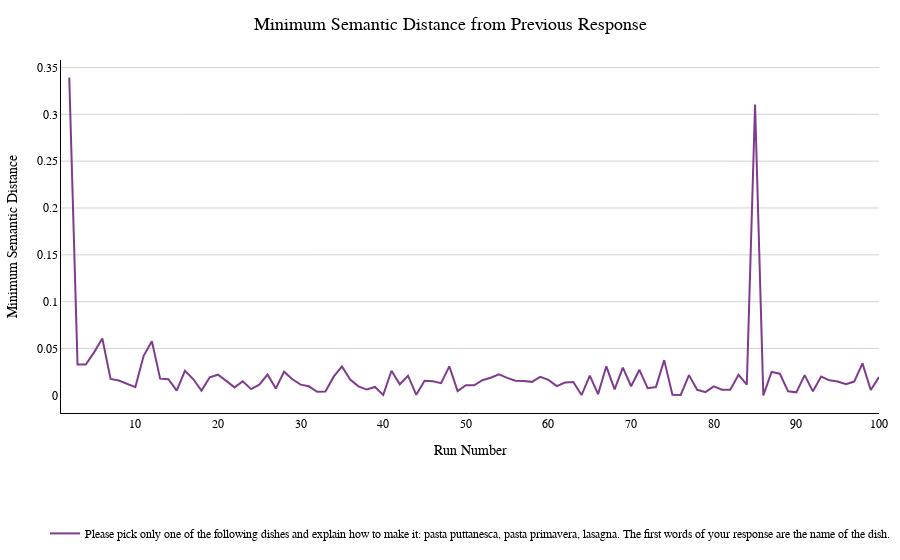

The notebook cell this image was saved under:
### Markdown cell above
### How Novel Semantically Is Each New Answer?

### Code cell
create_line_plot(df_responses, 'run_number', 'MinNeighborDistance', 'Minimum Semantic Distance from Previous Response', 'Minimum Semantic Distance')

### Figure 1 — Plotly figure (JSON) as saved in the notebook; plotly's stock layout.template omitted (floating-point values rounded to 4 significant figures)
{"data": [{"hovertemplate": "original_prompt=Please pick only one of the following dishes and explain how to make it: pasta puttanesca, pasta primavera, lasagna. The first words of your response are the name of the dish.<br>run_number=%{x}<br>MinNeighborDistance=%{y}<extra></extra>", "legendgroup": "Please pick only one of the following dishes and explain how to make it: pasta puttanesca, pasta primavera, lasagna. The first words of your response are the name of the dish.", "line": {"color": "rgb(127, 60, 141)", "dash": "solid", "width": 2}, "marker": {"opacity": 0.7, "size": 7, "symbol": "circle"}, "mode": "lines", "name": "Please pick only one of the following dishes and explain how to make it: pasta puttanesca, pasta primavera, lasagna. The first words of your response are the name of the dish.", "orientation": "v", "showlegend": true, "type": "scatter", "x": [1, 2, 3, 4, 5, 6, 7, 8, 9, 10, 11, 12, 13, 14, 15, 16, 17, 18, 19, 20, 21, 22, 23, 24, 25, 26, 27, 28, 29, 30, 31, 32, 33, 34, 35, 36, 37, 38, 39, 40, 41, 42, 43, 44, 45, 46, 47, 48, 49, 50, 51, 52, 53, 54, 55, 56, 57, 58, 59, 60, 61, 62, 63, 64, 65, 66, 67, 68, 69, 70, 71, 72, 73, 74, 75, 76, 77, 78, 79, 80, 81, 82, 83, 84, 85, 86, 87, 88, 89, 90, 91, 92, 93, 94, 95, 96, 97, 98, 99, 100], "xaxis": "x", "y": [null, 0.3391, 0.03303, 0.03285, 0.04591, 0.06064, 0.0175, 0.01586, 0.01194, 0.008814, 0.04218, 0.05783, 0.01784, 0.0172, 0.00505, 0.02623, 0.01742, 0.005024, 0.01928, 0.02201, 0.01541, 0.008486, 0.01503, 0.006632, 0.01142, 0.02222, 0.007366, 0.02528, 0.01715, 0.01144, 0.009649, 0.003761, 0.004008, 0.01995, 0.03085, 0.01696, 0.009595, 0.006177, 0.008971, 0.0004924, 0.0262, 0.01181, 0.02098, 0.0005726, 0.01558, 0.01496, 0.01297, 0.03094, 0.00454, 0.0108, 0.01075, 0.01619, 0.01877, 0.02241, 0.01868, 0.01562, 0.01544, 0.0144, 0.01976, 0.01652, 0.009861, 0.01362, 0.01431, 0.0003155, 0.02098, 0.00129, 0.03101, 0.006463, 0.02953, 0.009702, 0.02729, 0.00767, 0.008921, 0.03758, 0.0005539, 0.0005022, 0.02158, 0.005935, 0.00348, 0.009575, 0.006019, 0.005907, 0.022, 0.01134, 0.3105, 0, 0.02501, 0.02308, 0.004299, 0.003203, 0.02157, 0.004293, 0.02006, 0.016, 0.01484, 0.01194, 0.01471, 0.03416, 0.005757, 0.01954], "yaxis": "y"}], "layout": {"autosize": true, "font": {"color": "black", "family": "Helvetica, sans-serif", "size": 12}, "legend": {"orientation": "h", "title": {"text": ""}, "tracegroupgap": 0, "x": 0.5, "xanchor": "center", "y": -0.3, "yanchor": "top"}, "margin": {"b": 40, "l": 20, "r": 20, "t": 60}, "plot_bgcolor": "white", "title": {"font": {"color": "black", "family": "Arial, sans-serif", "size": 18}, "text": "Minimum Semantic Distance from Previous Response", "x": 0.5}, "xaxis": {"anchor": "y", "autorange": true, "domain": [0, 1], "linecolor": "black", "range": [1, 100], "showgrid": false, "showline": true, "tickformat": ",", "title": {"text": "Run Number"}, "type": "linear"}, "yaxis": {"anchor": "x", "autorange": true, "domain": [0, 1], "gridcolor": "lightgray", "linecolor": "black", "range": [-0.01884, 0.358], "showgrid": true, "tickformat": ",", "title": {"text": "Minimum Semantic Distance"}, "type": "linear"}}}
